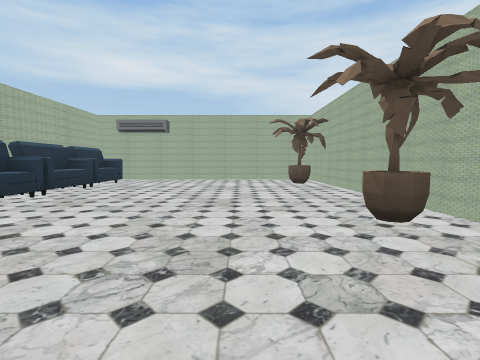
view 1 (above)

20 first-person views from a walk through a 3-D level made in the Unity game engine. The camera is 1.4 m above the floor, tilts 4° down and sees 85° across. The floor is counted in squares, 2 m on a side. Each view is taken from the middle of a square. On the plan, view 1 faces up. The plan holds only what a view shows up to about 9 squares ahead; the rest is blank. Some surface patterns are stand-ins.

view 2
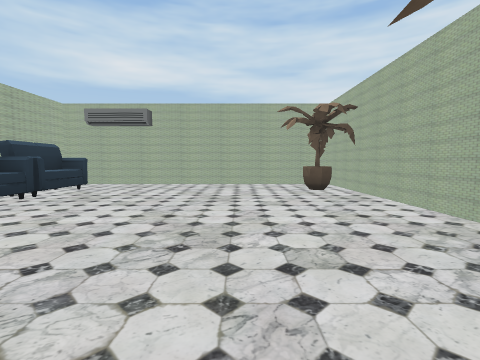

view 3
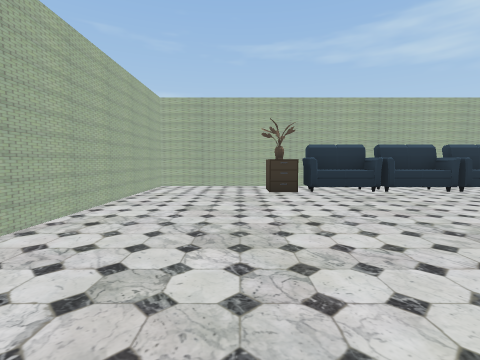

view 4
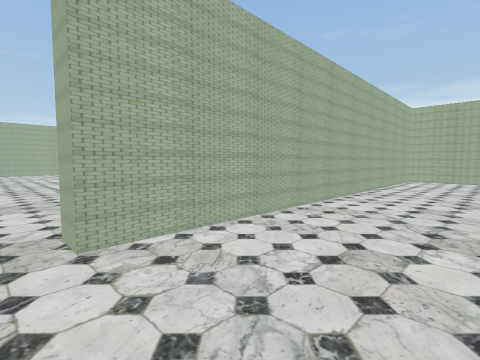

view 5
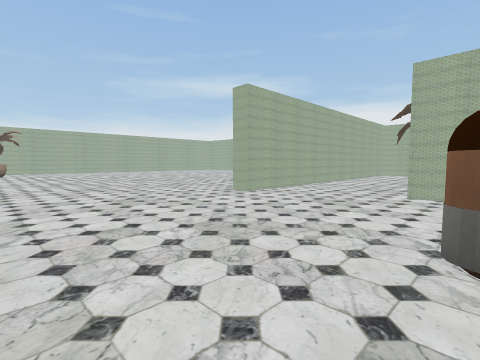

view 6
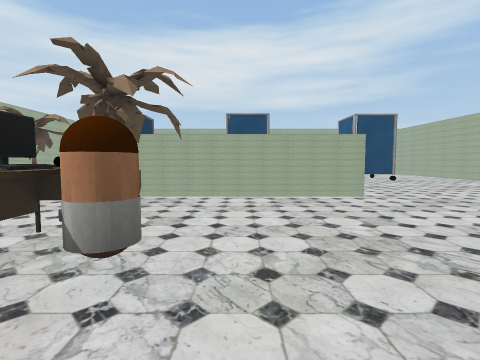

view 7
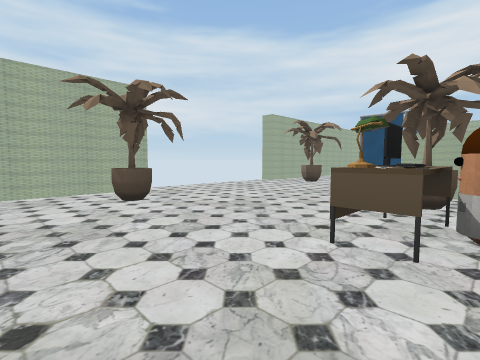

view 8
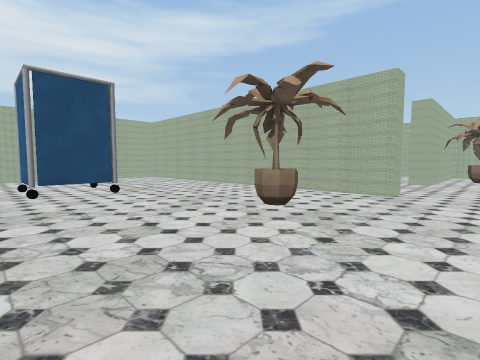

view 9
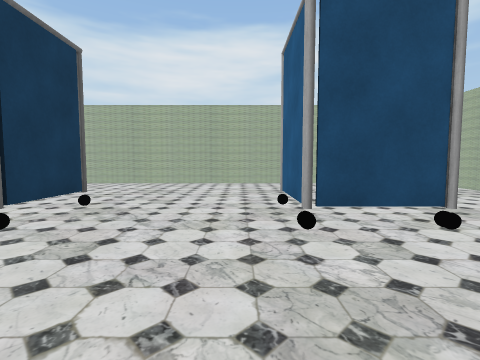

view 10
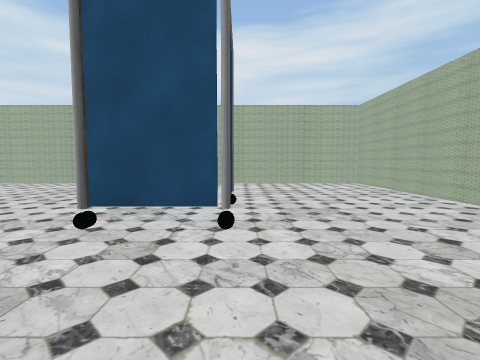

view 11
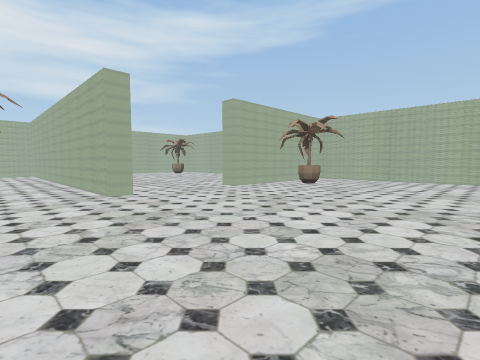

view 12
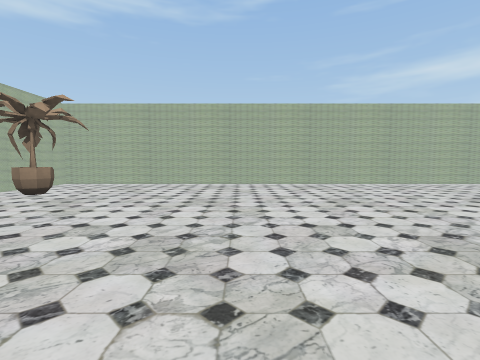

view 13
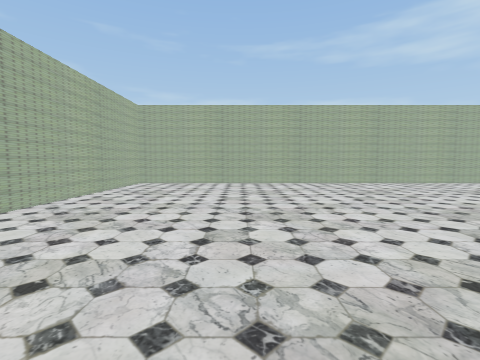

view 14
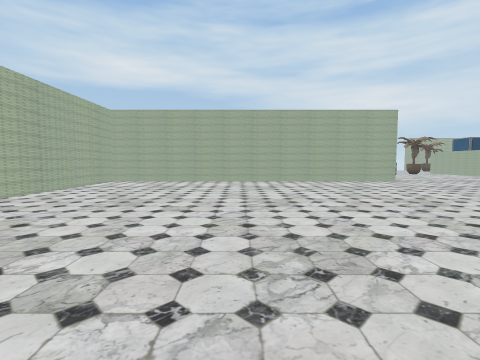

view 15
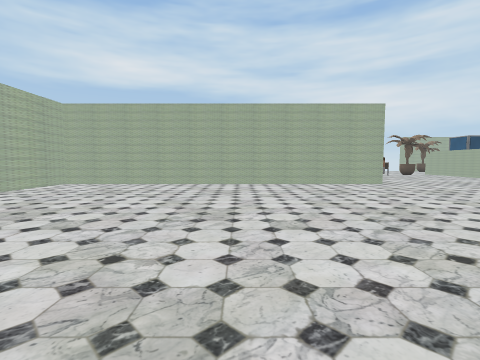

view 16
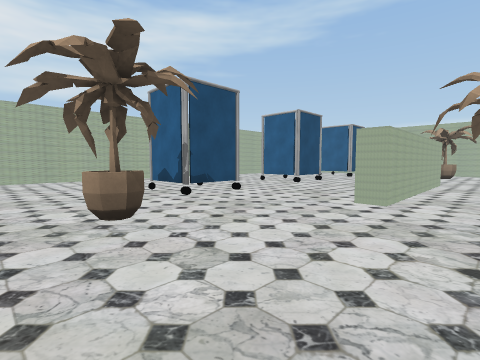

view 17
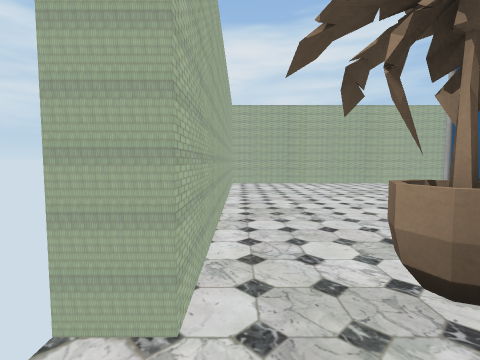

view 18
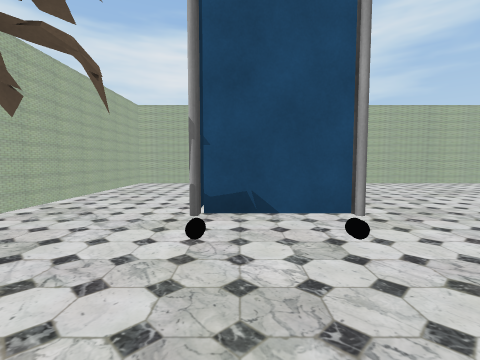

view 19
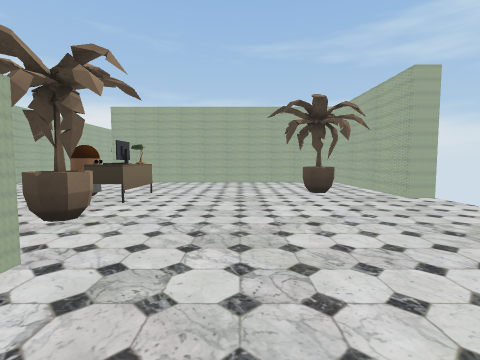

view 20
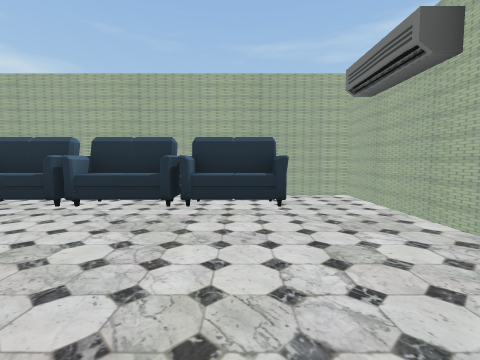

### Floor plan
Points are (right, up) in squares from view 1. A wall is a line through its corners. A room is listed if a view was taken in it or the views show most of it. See-through windows are left out.
Room 1 (views 1, 2, 3, 20)
walls: (2.8, 2.9) (2.8, 10.2) (-5.5, 10.2) (-5.5, -0.2) (1.5, -0.2)
ways out: opening at (2.3, 1) to room 2
objects: drawers (-4, 3); sofa (-4, 4) to (-4, 5); sofa (-4, 6); sofa (-4, 7) to (-4, 8); other object (2, 3); other object (2, 9)
Room 2 (views 4, 5, 6, 7, 8, 9, 10, 11, 12, 13, 14, 15, 16, 17, 18, 19)
walls: (10.2, 0.4) (10.2, 5.5) (10.8, 5.5); (9.5, -6.4) (9.5, -5.8) (19.5, -5.8) (19.5, 10.2) (12, 10.2) (12, 10.8); (1.5, -0.2) (4.5, -0.2) (4.5, -0.8) (-5.5, -0.8) (-5.5, -14.2) (9.5, -14.2) (9.5, -9.3); (7, 10.9) (7, 10.2) (3.2, 10.2) (3.2, 2.8)
ways out: opening at (2.3, 1) to room 1; opening at (10, -8); gap at (7, 11); gap at (12, 11)
objects: desk (6, 4) to (7, 5); other object (6, 9); other object (8, -12) to (9, -12); other object (9, 5); other object (11, -4) to (11, -3); other object (12, 9); other object (13, -2) to (14, -1); other object (13, 2) to (14, 3); other object (13, 6) to (14, 7)

Positions as (right, up) in squares from view 1, and headings:
1: (0, 0), facing up
2: (0, 2), facing up
3: (2, 2), facing left
4: (5, 2), facing down-left
5: (9, 4), facing down-left
6: (5, 3), facing right
7: (4, 4), facing up-right
8: (8, 0), facing down-right
9: (11, 0), facing right
10: (11, -2), facing right
11: (4, -4), facing down-right
12: (4, -6), facing down
13: (3, -11), facing left
14: (-1, -10), facing up
15: (0, -9), facing up
16: (9, 10), facing down-right
17: (11, 10), facing right
18: (11, 7), facing right
19: (12, 7), facing left
20: (0, 8), facing left
